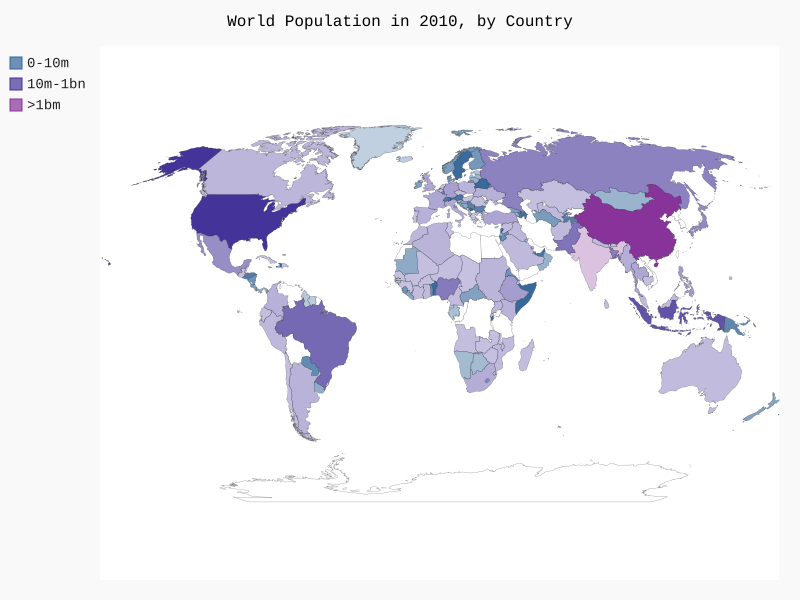

The script that drew this image:
import json
import pygal_maps_world.maps as map
from pygal.style import RotateStyle

from country_codes import get_country_code

#load the data into a list
filename = 'population_data.json'
with open(filename) as f:
    pop_data = json.load(f)

#build a dictionary of population data
cc_populations = {}
for pop_dict in pop_data:
    if pop_dict['Year'] == '2010':
        country_name = pop_dict['Country Name']
        population = int(float(pop_dict['Value']))
        code = get_country_code(country_name)
        if code:
            cc_populations[code] = population

#Group the countries into 3 population levels.
cc_pops_1,cc_pops_2,cc_pops_3 = {},{},{}
for cc,pop in cc_populations.items():
    if pop<10000000:
        cc_pops_1[cc] = pop
    elif pop<1000000000:
        cc_pops_2[cc] = pop
    else :
        cc_pops_3[cc] = pop

#See how many countries are in each level
print(len(cc_pops_3),len(cc_pops_2),len(cc_pops_3))



wm_style = RotateStyle('#336699')

wm = map.World(style=wm_style)
wm.title = "World Population in 2010, by Country"

wm.add('0-10m',cc_pops_1)
wm.add('10m-1bn',cc_pops_2)
wm.add('>1bm',cc_pops_3)

wm.render_to_file('world_population.svg')
